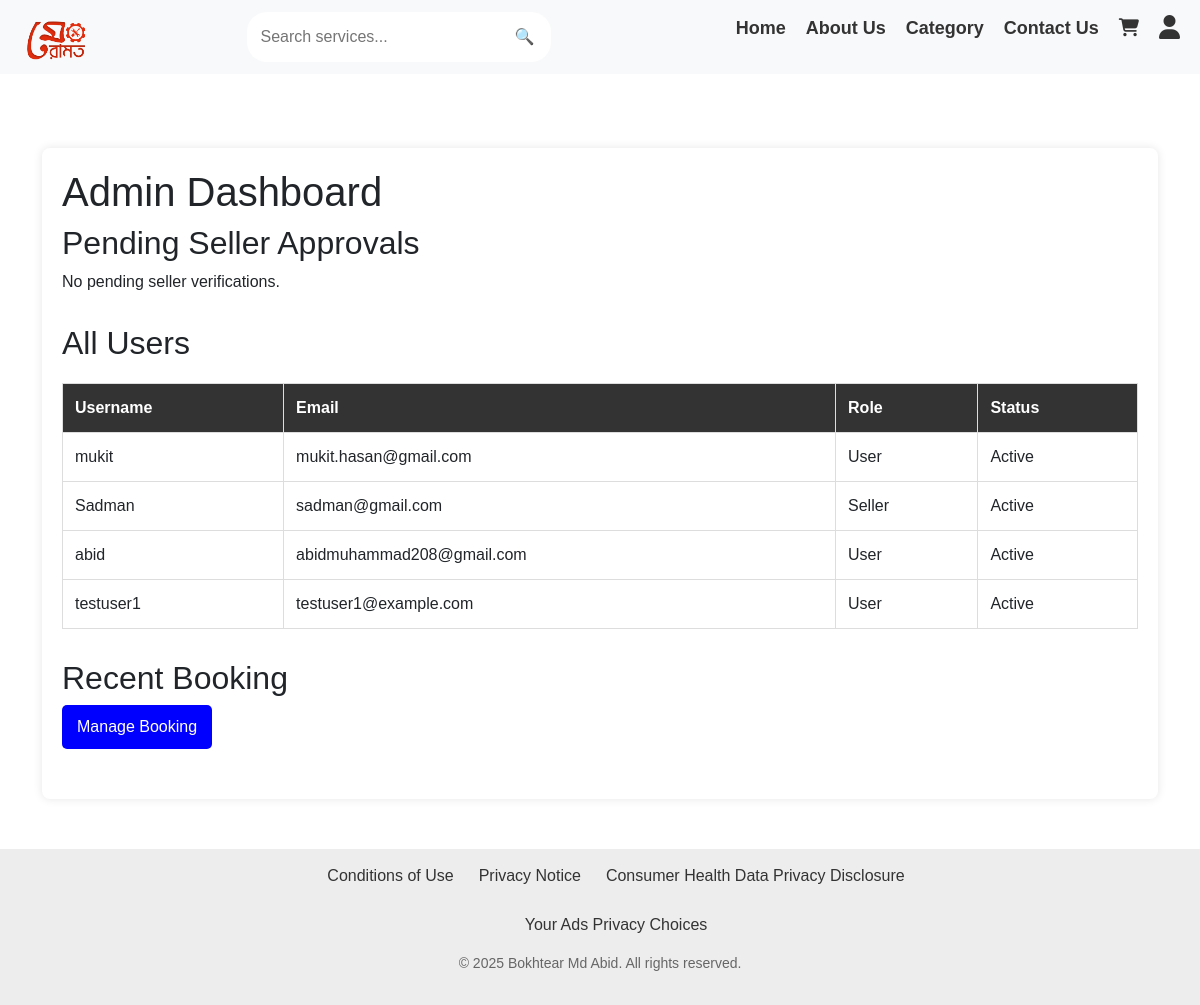
The page /admin-dashboard/ (signed in) on the database as committed earlier.
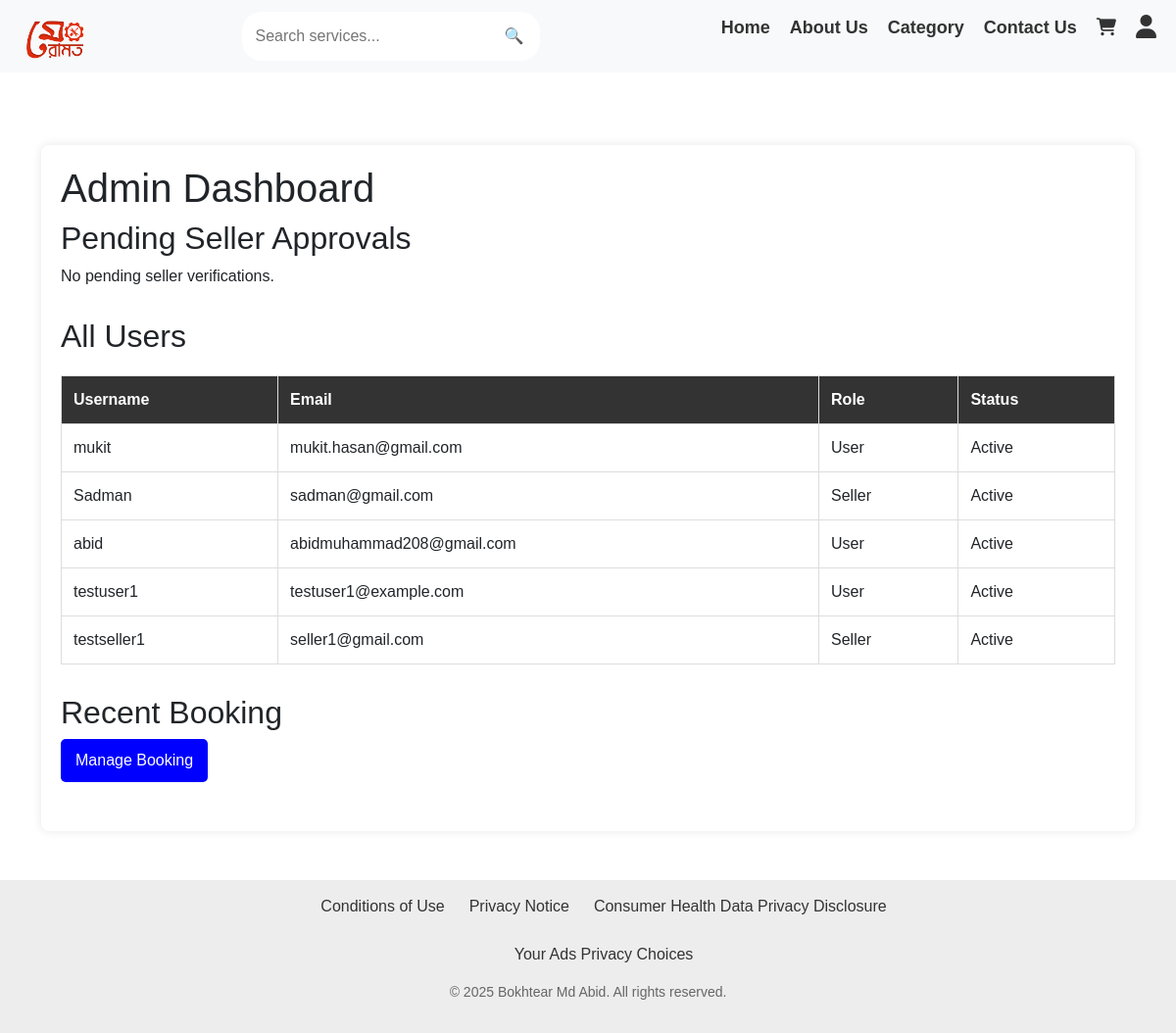
The same page on the database as committed later.
### meramotapp/models.py (models this page shows, shortened)
class CustomUser(AbstractUser):
    is_seller = models.BooleanField(default=False)
    is_normal_user = models.BooleanField(default=True)
    mobile_no = models.CharField(max_length=15, unique=True, null=True, blank=True)
    groups = models.ManyToManyField(Group, related_name="customuser_set", blank=True)
    user_permissions = models.ManyToManyField(Permission, related_name="customuser_permissions", blank=True)
    image = models.ImageField(upload_to="sellers/", blank=True, null=True)  # Allow image upload

### meramotapp/views.py (the view)
# urls.py: path("admin-dashboard/", views.admin_dashboard, name="admin_dashboard"),
@login_required
@user_passes_test(is_admin)
def admin_dashboard(request):
    users = CustomUser.objects.all()
    sellers = CustomUser.objects.filter(is_seller=True, is_active=False)  # Pending verification
    orders = Order.objects.all()
    return render(request, "admin/admin_dashboard.html", {"users": users, "sellers": sellers, "orders": orders})

### meramotapp/views.py (called while the page is built)
def is_admin(user):
    return user.is_superuser

### templates/admin/admin_dashboard.html (shortened to what this page needs)
{% extends "base.html" %}
{% load static %}
{% block extra_css %}
<link rel="stylesheet" href="{% static 'css/style_admin.css' %}">
{% endblock %}
{% block content %}
<div class="admin-container">
    <h1>Admin Dashboard</h1>
    <div class="admin-section">
        <h2>Pending Seller Approvals</h2>
        {% if sellers %}
            <table class="admin-table">
                <tr>
                    <th>Username</th>
                    <th>Email</th>
                    <th>Action</th>
                </tr>
                {% for seller in sellers %}
                <tr>
                    <td>{{ seller.username }}</td>
                    <td>{{ seller.email }}</td>
                    <td><a href="{% url 'verify_seller' seller.id %}" class="btn-approve">Verify</a></td>
                </tr>
                {% endfor %}
            </table>
        {% else %}
            <p>No pending seller verifications.</p>
        {% endif %}
    </div>
    <div class="admin-section">
        <h2>All Users</h2>
        <table class="admin-table">
            <tr>
                <th>Username</th>
                <th>Email</th>
                <th>Role</th>
                <th>Status</th>
            </tr>
            {% for user in users %}
            <tr>
                <td>{{ user.username }}</td>
                <td>{{ user.email }}</td>
                <td>{% if user.is_seller %}Seller{% else %}User{% endif %}</td>
                <td>{% if user.is_active %}Active{% else %}Inactive{% endif %}</td>
            </tr>
            {% endfor %}
        </table>
    </div>
    <div class="admin-section">
        <h2>Recent Booking</h2>
        <a href="{% url 'admin_manage_booking' %}" class="btn-manage-orders">Manage Booking</a>
    </div>
</div>
{% endblock %}

Rows that differ between the two databases and show on the page:
added CustomUser: username "testseller1", email "seller1@gmail.com", is_seller "Seller", is_active "Active"
